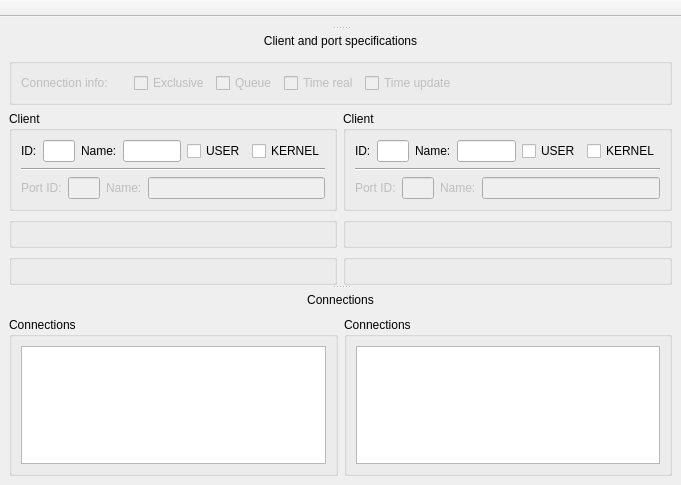
<?xml version="1.0" encoding="UTF-8"?>
<ui version="4.0">
 <class>MainWindow</class>
 <widget class="QMainWindow" name="MainWindow">
  <property name="geometry">
   <rect>
    <x>0</x>
    <y>0</y>
    <width>681</width>
    <height>485</height>
   </rect>
  </property>
  <property name="sizePolicy">
   <sizepolicy hsizetype="Preferred" vsizetype="Minimum">
    <horstretch>0</horstretch>
    <verstretch>0</verstretch>
   </sizepolicy>
  </property>
  <property name="windowTitle">
   <string>MidiGraph</string>
  </property>
  <property name="windowIcon">
   <iconset>
    <normalon>midiicon.svg</normalon>
   </iconset>
  </property>
  <widget class="QWidget" name="centralwidget">
   <layout class="QGridLayout" name="gridLayout_6">
    <item row="0" column="0">
     <widget class="QSplitter" name="splitter">
      <property name="orientation">
       <enum>Qt::Vertical</enum>
      </property>
      <widget class="QWidget" name="gridLayoutWidget">
       <layout class="QGridLayout" name="views_layout"/>
      </widget>
      <widget class="QWidget" name="spec_widget" native="true">
       <property name="sizePolicy">
        <sizepolicy hsizetype="Preferred" vsizetype="Fixed">
         <horstretch>0</horstretch>
         <verstretch>0</verstretch>
        </sizepolicy>
       </property>
       <layout class="QGridLayout" name="gridLayout_12">
        <property name="sizeConstraint">
         <enum>QLayout::SetMaximumSize</enum>
        </property>
        <item row="1" column="0">
         <layout class="QGridLayout" name="spec_layout">
          <item row="0" column="0" colspan="2">
           <widget class="QGroupBox" name="connection_group">
            <property name="enabled">
             <bool>false</bool>
            </property>
            <property name="sizePolicy">
             <sizepolicy hsizetype="Preferred" vsizetype="Fixed">
              <horstretch>0</horstretch>
              <verstretch>0</verstretch>
             </sizepolicy>
            </property>
            <layout class="QGridLayout" name="gridLayout_7">
             <item row="0" column="0">
              <widget class="QLabel" name="label_9">
               <property name="text">
                <string>Connection info:</string>
               </property>
              </widget>
             </item>
             <item row="0" column="3">
              <widget class="QCheckBox" name="conn_queue_chk">
               <property name="text">
                <string>Queue</string>
               </property>
               <attribute name="buttonGroup">
                <string notr="true">conn_type_btngroup</string>
               </attribute>
              </widget>
             </item>
             <item row="0" column="5">
              <widget class="QCheckBox" name="conn_time_update_chk">
               <property name="text">
                <string>Time update</string>
               </property>
               <attribute name="buttonGroup">
                <string notr="true">conn_type_btngroup</string>
               </attribute>
              </widget>
             </item>
             <item row="0" column="4">
              <widget class="QCheckBox" name="conn_time_real_chk">
               <property name="text">
                <string>Time real</string>
               </property>
               <attribute name="buttonGroup">
                <string notr="true">conn_type_btngroup</string>
               </attribute>
              </widget>
             </item>
             <item row="0" column="2">
              <widget class="QCheckBox" name="conn_exclusive_chk">
               <property name="text">
                <string>Exclusive</string>
               </property>
               <attribute name="buttonGroup">
                <string notr="true">conn_type_btngroup</string>
               </attribute>
              </widget>
             </item>
             <item row="0" column="6">
              <spacer name="horizontalSpacer">
               <property name="orientation">
                <enum>Qt::Horizontal</enum>
               </property>
               <property name="sizeHint" stdset="0">
                <size>
                 <width>40</width>
                 <height>20</height>
                </size>
               </property>
              </spacer>
             </item>
             <item row="0" column="1">
              <spacer name="horizontalSpacer_2">
               <property name="orientation">
                <enum>Qt::Horizontal</enum>
               </property>
               <property name="sizeType">
                <enum>QSizePolicy::Fixed</enum>
               </property>
               <property name="sizeHint" stdset="0">
                <size>
                 <width>20</width>
                 <height>20</height>
                </size>
               </property>
              </spacer>
             </item>
            </layout>
           </widget>
          </item>
          <item row="1" column="0">
           <widget class="QGroupBox" name="output_client_group">
            <property name="sizePolicy">
             <sizepolicy hsizetype="Preferred" vsizetype="Fixed">
              <horstretch>0</horstretch>
              <verstretch>0</verstretch>
             </sizepolicy>
            </property>
            <property name="title">
             <string>Client</string>
            </property>
            <layout class="QGridLayout" name="gridLayout_11">
             <item row="1" column="0">
              <widget class="Line" name="line_2">
               <property name="orientation">
                <enum>Qt::Horizontal</enum>
               </property>
              </widget>
             </item>
             <item row="0" column="0">
              <layout class="QHBoxLayout" name="horizontalLayout">
               <item>
                <widget class="QLabel" name="label">
                 <property name="text">
                  <string>ID:</string>
                 </property>
                </widget>
               </item>
               <item>
                <widget class="QLineEdit" name="output_client_id_edit">
                 <property name="sizePolicy">
                  <sizepolicy hsizetype="MinimumExpanding" vsizetype="Fixed">
                   <horstretch>0</horstretch>
                   <verstretch>0</verstretch>
                  </sizepolicy>
                 </property>
                 <property name="maximumSize">
                  <size>
                   <width>32</width>
                   <height>16777215</height>
                  </size>
                 </property>
                 <property name="alignment">
                  <set>Qt::AlignCenter</set>
                 </property>
                 <property name="readOnly">
                  <bool>true</bool>
                 </property>
                </widget>
               </item>
               <item>
                <widget class="QLabel" name="label_3">
                 <property name="text">
                  <string>Name:</string>
                 </property>
                </widget>
               </item>
               <item>
                <widget class="QLineEdit" name="output_client_name_edit">
                 <property name="readOnly">
                  <bool>true</bool>
                 </property>
                </widget>
               </item>
               <item>
                <widget class="QCheckBox" name="client_type_output_user_chk">
                 <property name="text">
                  <string>USER</string>
                 </property>
                 <attribute name="buttonGroup">
                  <string notr="true">client_type_output_btngroup</string>
                 </attribute>
                </widget>
               </item>
               <item>
                <widget class="QCheckBox" name="client_type_output_kernel_chk">
                 <property name="text">
                  <string>KERNEL</string>
                 </property>
                 <attribute name="buttonGroup">
                  <string notr="true">client_type_output_btngroup</string>
                 </attribute>
                </widget>
               </item>
              </layout>
             </item>
             <item row="2" column="0">
              <layout class="QHBoxLayout" name="horizontalLayout_4">
               <item>
                <widget class="QLabel" name="output_port_id_lbl">
                 <property name="enabled">
                  <bool>false</bool>
                 </property>
                 <property name="text">
                  <string>Port ID:</string>
                 </property>
                </widget>
               </item>
               <item>
                <widget class="QLineEdit" name="output_port_id_edit">
                 <property name="enabled">
                  <bool>false</bool>
                 </property>
                 <property name="maximumSize">
                  <size>
                   <width>32</width>
                   <height>16777215</height>
                  </size>
                 </property>
                 <property name="alignment">
                  <set>Qt::AlignCenter</set>
                 </property>
                 <property name="readOnly">
                  <bool>true</bool>
                 </property>
                </widget>
               </item>
               <item>
                <widget class="QLabel" name="output_port_name_lbl">
                 <property name="enabled">
                  <bool>false</bool>
                 </property>
                 <property name="text">
                  <string>Name:</string>
                 </property>
                </widget>
               </item>
               <item>
                <widget class="QLineEdit" name="output_port_name_edit">
                 <property name="enabled">
                  <bool>false</bool>
                 </property>
                 <property name="readOnly">
                  <bool>true</bool>
                 </property>
                </widget>
               </item>
              </layout>
             </item>
            </layout>
           </widget>
          </item>
          <item row="1" column="1">
           <widget class="QGroupBox" name="input_client_group">
            <property name="sizePolicy">
             <sizepolicy hsizetype="Preferred" vsizetype="Fixed">
              <horstretch>0</horstretch>
              <verstretch>0</verstretch>
             </sizepolicy>
            </property>
            <property name="title">
             <string>Client</string>
            </property>
            <layout class="QGridLayout" name="gridLayout_10">
             <item row="1" column="0">
              <widget class="Line" name="line_3">
               <property name="orientation">
                <enum>Qt::Horizontal</enum>
               </property>
              </widget>
             </item>
             <item row="0" column="0">
              <layout class="QHBoxLayout" name="horizontalLayout_5">
               <item>
                <widget class="QLabel" name="label_10">
                 <property name="text">
                  <string>ID:</string>
                 </property>
                </widget>
               </item>
               <item>
                <widget class="QLineEdit" name="input_client_id_edit">
                 <property name="sizePolicy">
                  <sizepolicy hsizetype="MinimumExpanding" vsizetype="Fixed">
                   <horstretch>0</horstretch>
                   <verstretch>0</verstretch>
                  </sizepolicy>
                 </property>
                 <property name="maximumSize">
                  <size>
                   <width>32</width>
                   <height>16777215</height>
                  </size>
                 </property>
                 <property name="alignment">
                  <set>Qt::AlignCenter</set>
                 </property>
                 <property name="readOnly">
                  <bool>true</bool>
                 </property>
                </widget>
               </item>
               <item>
                <widget class="QLabel" name="label_11">
                 <property name="text">
                  <string>Name:</string>
                 </property>
                </widget>
               </item>
               <item>
                <widget class="QLineEdit" name="input_client_name_edit">
                 <property name="readOnly">
                  <bool>true</bool>
                 </property>
                </widget>
               </item>
               <item>
                <widget class="QCheckBox" name="client_type_input_user_chk">
                 <property name="text">
                  <string>USER</string>
                 </property>
                 <attribute name="buttonGroup">
                  <string notr="true">client_type_input_btngroup</string>
                 </attribute>
                </widget>
               </item>
               <item>
                <widget class="QCheckBox" name="client_type_input_kernel_chk">
                 <property name="text">
                  <string>KERNEL</string>
                 </property>
                 <attribute name="buttonGroup">
                  <string notr="true">client_type_input_btngroup</string>
                 </attribute>
                </widget>
               </item>
              </layout>
             </item>
             <item row="2" column="0">
              <layout class="QHBoxLayout" name="horizontalLayout_6">
               <item>
                <widget class="QLabel" name="input_port_id_lbl">
                 <property name="enabled">
                  <bool>false</bool>
                 </property>
                 <property name="text">
                  <string>Port ID:</string>
                 </property>
                </widget>
               </item>
               <item>
                <widget class="QLineEdit" name="input_port_id_edit">
                 <property name="enabled">
                  <bool>false</bool>
                 </property>
                 <property name="maximumSize">
                  <size>
                   <width>32</width>
                   <height>16777215</height>
                  </size>
                 </property>
                 <property name="alignment">
                  <set>Qt::AlignCenter</set>
                 </property>
                 <property name="readOnly">
                  <bool>true</bool>
                 </property>
                </widget>
               </item>
               <item>
                <widget class="QLabel" name="input_port_name_lbl">
                 <property name="enabled">
                  <bool>false</bool>
                 </property>
                 <property name="text">
                  <string>Name:</string>
                 </property>
                </widget>
               </item>
               <item>
                <widget class="QLineEdit" name="input_port_name_edit">
                 <property name="enabled">
                  <bool>false</bool>
                 </property>
                 <property name="readOnly">
                  <bool>true</bool>
                 </property>
                </widget>
               </item>
              </layout>
             </item>
            </layout>
           </widget>
          </item>
          <item row="2" column="0">
           <widget class="QGroupBox" name="port_type_output_group">
            <property name="sizePolicy">
             <sizepolicy hsizetype="Preferred" vsizetype="Fixed">
              <horstretch>0</horstretch>
              <verstretch>0</verstretch>
             </sizepolicy>
            </property>
            <layout class="QGridLayout" name="gridLayout_3"/>
           </widget>
          </item>
          <item row="2" column="1">
           <widget class="QGroupBox" name="port_type_input_group">
            <property name="sizePolicy">
             <sizepolicy hsizetype="Preferred" vsizetype="Fixed">
              <horstretch>0</horstretch>
              <verstretch>0</verstretch>
             </sizepolicy>
            </property>
            <layout class="QGridLayout" name="gridLayout_5"/>
           </widget>
          </item>
          <item row="3" column="0">
           <widget class="QGroupBox" name="port_cap_output_group">
            <property name="sizePolicy">
             <sizepolicy hsizetype="Preferred" vsizetype="Fixed">
              <horstretch>0</horstretch>
              <verstretch>0</verstretch>
             </sizepolicy>
            </property>
            <layout class="QGridLayout" name="gridLayout_2"/>
           </widget>
          </item>
          <item row="3" column="1">
           <widget class="QGroupBox" name="port_cap_input_group">
            <property name="sizePolicy">
             <sizepolicy hsizetype="Preferred" vsizetype="Fixed">
              <horstretch>0</horstretch>
              <verstretch>0</verstretch>
             </sizepolicy>
            </property>
            <layout class="QGridLayout" name="gridLayout_4"/>
           </widget>
          </item>
         </layout>
        </item>
        <item row="0" column="0">
         <widget class="QPushButton" name="spec_switch">
          <property name="text">
           <string>Client and port specifications</string>
          </property>
          <property name="autoDefault">
           <bool>false</bool>
          </property>
          <property name="flat">
           <bool>true</bool>
          </property>
         </widget>
        </item>
       </layout>
      </widget>
      <widget class="QWidget" name="horizontalLayoutWidget">
       <layout class="QGridLayout" name="gridLayout">
        <property name="sizeConstraint">
         <enum>QLayout::SetMaximumSize</enum>
        </property>
        <item row="1" column="2">
         <widget class="QGroupBox" name="input_conn_group">
          <property name="sizePolicy">
           <sizepolicy hsizetype="Preferred" vsizetype="Ignored">
            <horstretch>0</horstretch>
            <verstretch>0</verstretch>
           </sizepolicy>
          </property>
          <property name="minimumSize">
           <size>
            <width>0</width>
            <height>120</height>
           </size>
          </property>
          <property name="title">
           <string>Connections</string>
          </property>
          <layout class="QGridLayout" name="gridLayout_9">
           <item row="0" column="0">
            <widget class="QTableWidget" name="input_conn_table">
             <property name="sizePolicy">
              <sizepolicy hsizetype="Expanding" vsizetype="MinimumExpanding">
               <horstretch>0</horstretch>
               <verstretch>0</verstretch>
              </sizepolicy>
             </property>
             <property name="contextMenuPolicy">
              <enum>Qt::CustomContextMenu</enum>
             </property>
             <property name="editTriggers">
              <set>QAbstractItemView::NoEditTriggers</set>
             </property>
             <property name="selectionMode">
              <enum>QAbstractItemView::SingleSelection</enum>
             </property>
             <property name="selectionBehavior">
              <enum>QAbstractItemView::SelectRows</enum>
             </property>
             <property name="verticalScrollMode">
              <enum>QAbstractItemView::ScrollPerPixel</enum>
             </property>
             <property name="horizontalScrollMode">
              <enum>QAbstractItemView::ScrollPerPixel</enum>
             </property>
             <property name="wordWrap">
              <bool>false</bool>
             </property>
             <attribute name="horizontalHeaderShowSortIndicator" stdset="0">
              <bool>false</bool>
             </attribute>
             <attribute name="verticalHeaderVisible">
              <bool>false</bool>
             </attribute>
            </widget>
           </item>
          </layout>
         </widget>
        </item>
        <item row="1" column="1">
         <widget class="QGroupBox" name="output_conn_group">
          <property name="sizePolicy">
           <sizepolicy hsizetype="Preferred" vsizetype="Ignored">
            <horstretch>0</horstretch>
            <verstretch>0</verstretch>
           </sizepolicy>
          </property>
          <property name="minimumSize">
           <size>
            <width>0</width>
            <height>120</height>
           </size>
          </property>
          <property name="title">
           <string>Connections</string>
          </property>
          <layout class="QGridLayout" name="gridLayout_8">
           <item row="0" column="0">
            <widget class="QTableWidget" name="output_conn_table">
             <property name="sizePolicy">
              <sizepolicy hsizetype="Expanding" vsizetype="MinimumExpanding">
               <horstretch>0</horstretch>
               <verstretch>0</verstretch>
              </sizepolicy>
             </property>
             <property name="contextMenuPolicy">
              <enum>Qt::CustomContextMenu</enum>
             </property>
             <property name="editTriggers">
              <set>QAbstractItemView::NoEditTriggers</set>
             </property>
             <property name="selectionMode">
              <enum>QAbstractItemView::SingleSelection</enum>
             </property>
             <property name="selectionBehavior">
              <enum>QAbstractItemView::SelectRows</enum>
             </property>
             <property name="verticalScrollMode">
              <enum>QAbstractItemView::ScrollPerPixel</enum>
             </property>
             <property name="horizontalScrollMode">
              <enum>QAbstractItemView::ScrollPerPixel</enum>
             </property>
             <property name="wordWrap">
              <bool>false</bool>
             </property>
             <attribute name="horizontalHeaderShowSortIndicator" stdset="0">
              <bool>false</bool>
             </attribute>
             <attribute name="verticalHeaderVisible">
              <bool>false</bool>
             </attribute>
            </widget>
           </item>
          </layout>
         </widget>
        </item>
        <item row="0" column="1" colspan="2">
         <widget class="QPushButton" name="conn_switch">
          <property name="text">
           <string>Connections</string>
          </property>
          <property name="autoDefault">
           <bool>false</bool>
          </property>
          <property name="flat">
           <bool>true</bool>
          </property>
         </widget>
        </item>
       </layout>
      </widget>
     </widget>
    </item>
   </layout>
  </widget>
  <widget class="QMenuBar" name="menubar">
   <property name="geometry">
    <rect>
     <x>0</x>
     <y>0</y>
     <width>681</width>
     <height>17</height>
    </rect>
   </property>
  </widget>
  <widget class="QToolBar" name="toolBar">
   <property name="windowTitle">
    <string>toolBar</string>
   </property>
   <property name="movable">
    <bool>false</bool>
   </property>
   <property name="allowedAreas">
    <set>Qt::TopToolBarArea</set>
   </property>
   <property name="floatable">
    <bool>false</bool>
   </property>
   <attribute name="toolBarArea">
    <enum>TopToolBarArea</enum>
   </attribute>
   <attribute name="toolBarBreak">
    <bool>false</bool>
   </attribute>
  </widget>
 </widget>
 <resources/>
 <connections/>
 <buttongroups>
  <buttongroup name="conn_type_btngroup">
   <property name="exclusive">
    <bool>false</bool>
   </property>
  </buttongroup>
  <buttongroup name="client_type_input_btngroup"/>
  <buttongroup name="client_type_output_btngroup"/>
 </buttongroups>
</ui>
